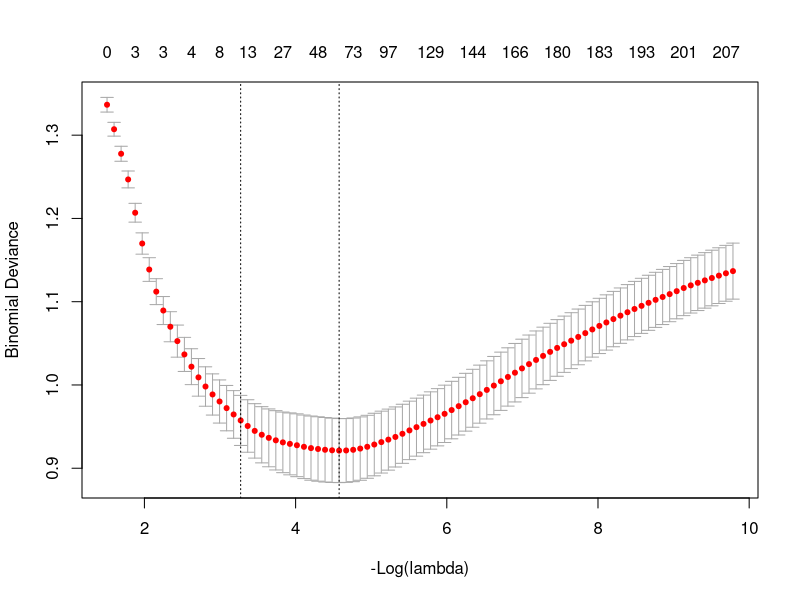
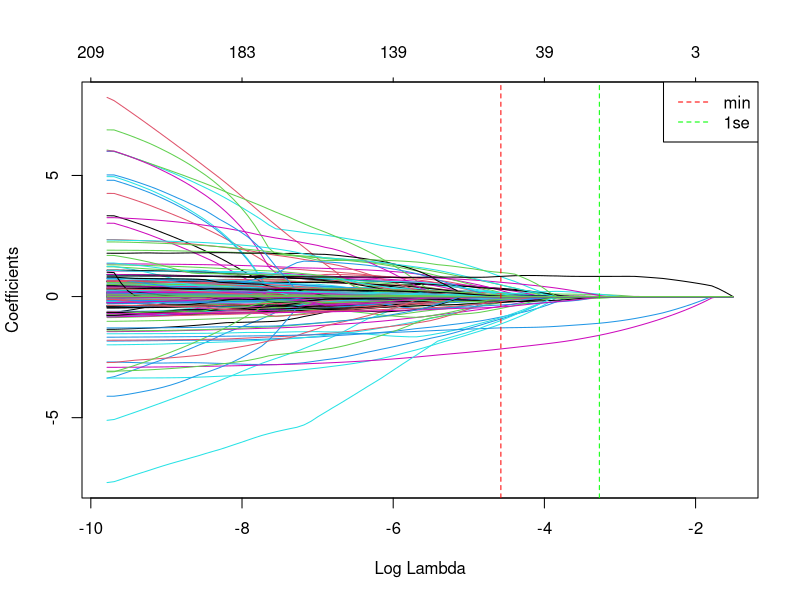

Here is the R script that generated these plots, in order:
## ---- chunk 1
knitr::opts_chunk$set(eval = FALSE)
## ---- chunk 2
library(dplyr)
library(caret)
library(glmnet)
## ---- chunk 3
STCdata_A<-read.csv('travelData.csv')
STCdata_A<-STCdata_A[,-1]
## ---- chunk 4
str(STCdata_A)
## ---- chunk 5
n_distinct(STCdata_A$From.Grade, na.rm = FALSE)   ## n_distinct is a function from dplyr package
## ---- chunk 6
STCdata_A <- mutate_at(STCdata_A, vars(From.Grade), as.factor)
## ---- chunk 7
str( STCdata_A$From.Grade )
## ---- chunk 8
( unique.per.column <- sapply( dplyr::select_if(STCdata_A, is.numeric), n_distinct ) )
## ---- chunk 9
( column.names.to.factor <- names(unique.per.column)[unique.per.column < 15] )
## ---- chunk 10
STCdata_A <- mutate_at(STCdata_A, column.names.to.factor, as.factor)
## ---- chunk 11
date.columns = c('Departure.Date', 'Return.Date', 'Deposit.Date', 'Early.RPL', 'Latest.RPL', 
                 'Initial.System.Date', 'FirstMeeting', 'LastMeeting')
STCdata_A <- mutate_at(STCdata_A, date.columns, function(x) as.Date(x, format = "%m/%d/%Y"))
## ---- chunk 12
STCdata_A <- mutate_if(STCdata_A, is.character, as.factor)
## ---- chunk 13
str(STCdata_A)
## ---- chunk 14
sapply(STCdata_A, function(x) sum(is.na(x)))
## ---- chunk 15
# Create a custom function to fix missing values ("NAs") and 
# preserve the NA info as surrogate variables
fixNAs <- function(data_frame){
  # Define reactions to NAs
  integer_reac <- 0
  factor_reac <- "FIXED_NA"
  character_reac <- "FIXED_NA"
  date_reac <- as.Date("1900-01-01")
  
  # Loop through columns in the data frame 
  # and depending on which class the
  # variable is, apply the defined reaction and 
  # create a surrogate
  
  for (i in 1:ncol(data_frame)) {
    if (class(data_frame[,i]) %in% c("numeric","integer")) {
      if (any(is.na(data_frame[,i]))) {
        data_frame[,paste0(colnames(data_frame)[i],"_surrogate")] <-
          as.factor(ifelse(is.na(data_frame[,i]),"1","0"))
        data_frame[is.na(data_frame[,i]), i] <- integer_reac
      }
    } else
      if (class(data_frame[,i]) %in% c("factor")) {
        if (any(is.na(data_frame[,i]))){
          data_frame[,i]<-as.character(data_frame[,i])
          data_frame[,paste0(colnames(data_frame)[i],"_surrogate")] <-
            as.factor(ifelse(is.na(data_frame[,i]),"1","0"))
          data_frame[is.na(data_frame[,i]),i]<-factor_reac
          data_frame[,i]<-as.factor(data_frame[,i])
        }
      } else {
        if (class(data_frame[,i]) %in% c("character")) {
          if (any(is.na(data_frame[,i]))){
            data_frame[,paste0(colnames(data_frame)[i],"_surrogate")]<-
              as.factor(ifelse(is.na(data_frame[,i]),"1","0"))
            data_frame[is.na(data_frame[,i]),i]<-character_reac
          }
        } else {
          if (class(data_frame[,i]) %in% c("Date")) {
            if (any(is.na(data_frame[,i]))){
              data_frame[,paste0(colnames(data_frame)[i],"_surrogate")]<-
                as.factor(ifelse(is.na(data_frame[,i]),"1","0"))
              data_frame[is.na(data_frame[,i]),i]<-date_reac
            }
          }
        }
      }
  }
  
  return(data_frame)
}
## ---- chunk 16
STCdata_A<-fixNAs(STCdata_A)
## ---- chunk 17
any( sapply(STCdata_A, function(x) sum(is.na(x))) > 0)
## ---- chunk 18
table(STCdata_A$Group.State)
## ---- chunk 19
combinerarecategories<-function(data_frame,mincount){
  for (i in 1:ncol(data_frame)) {
    a<-data_frame[,i]
    replace <- names(which(table(a) < mincount))
    levels(a)[levels(a) %in% replace] <-
      paste("Other", colnames(data_frame)[i], sep=".")
    data_frame[,i]<-a 
  }
  return(data_frame) 
}
## ---- chunk 20
STCdata_A<-combinerarecategories(STCdata_A,10) 
## ---- chunk 21
table(STCdata_A$Group.State)
## ---- chunk 22
# set a random number generation seed to 
# ensure that the split is the same every time
set.seed(233) 

inTrain <- createDataPartition(
  y = STCdata_A$Retained.in.2012.,
  p = 1888/2389, 
  list = FALSE)
df.train <- STCdata_A[ inTrain,]
df.test <- STCdata_A[ -inTrain, ]
## ---- chunk 23
print('Training set proportion:')
table(df.train$Retained.in.2012.) / nrow(df.train)
print('Test set proportion:')
table(df.test$Retained.in.2012.) / nrow(df.test)
## ---- chunk 24
lgfit.all <- glm(Retained.in.2012.~ ., 
                 data=df.train, 
                 family="binomial")
summary(lgfit.all)
## ---- chunk 25
# Start from a null model with intercept only, and add one covarite at a time until maximum BIC.
lgfit.null <- glm(Retained.in.2012.~ 1, 
                 data=df.train, family="binomial")

lgfit.selected <- step(lgfit.null,                  # the starting model for our search
                       scope=formula(lgfit.all),    # the largest possible model that we will consider.
                       direction="forward", 
                       k=log(nrow(df.train)),       # by default step() uses AIC, but by
                                                    # multiplying log(n) on the penalty, we get BIC.
                                                    # See ?step -> Arguments -> k
                       trace=1)
## ---- chunk 26
summary(lgfit.selected)
## ---- chunk 27
phat.lgfit.selected <- predict(lgfit.selected, 
                               newdata = df.test,
                               type = "response")
## ---- chunk 28
X <- model.matrix(formula(lgfit.all), STCdata_A)
#need to subtract the intercept
X <- X[,-1]

X.train = X[ inTrain, ]
X.test = X[ -inTrain, ]
## ---- chunk 29
cv.l1.lgfit <- cv.glmnet(
  x       = X.train, 
  y       = df.train$Retained.in.2012.,
  family  = "binomial", 
  alpha   = 1,   #alpha=0 gives ridge regression
  nfolds  = 5)
## ---- chunk 30
plot(cv.l1.lgfit, sign.lambda=-1)
## ---- chunk 31
glmnet.fit <- cv.l1.lgfit$glmnet.fit
plot(glmnet.fit, xvar = "lambda")
abline(v = log(cv.l1.lgfit$lambda.min), lty=2, col="red")
abline(v = log(cv.l1.lgfit$lambda.1se), lty=2, col="green")
legend("topright", legend=c("min", "1se"), lty=2, col=c("red", "green"))
## ---- chunk 32
betas <- coef(cv.l1.lgfit, s = "lambda.1se")
model.1se <- which(betas[2:length(betas)]!=0)
colnames(X[,model.1se])
## ---- chunk 33
phat.l1.lgfit <- predict(glmnet.fit,
                         newx = X.test,
                         s = cv.l1.lgfit$lambda.1se,
                         type = "response")
## ---- chunk 34
  # Function to plot a profit curve
  #
  # Inputs:
  #  - benefitTP(FN/FP/TN): the net benefit for a true positive (false negative,...)
  #      which is positive for a gain, and negative for a loss
  #  - y: vector of true labels, which has to be labeled as "0" and "1"
  #  - phat: vector of predicted probabilities
  # Outputs:
  #    the function returns the profit curve
  
  ProfitCurve <- function(benefitTP, benefitFN, benefitFP, benefitTN, y, phat){
    
    if(length(y) != length(phat)) stop("Length of y and phat not identical")
    if(length(levels(y))!=2 | levels(y)[1]!="0" | levels(y)[2]!="1")
      stop("y should be a vector of factors, only with levels 0 and 1")
    
    n <- length(y)
    df <- data.frame(y, phat)
    # Order phat so that we can pick the k highest groups for promotion
    df <- df[order(df[,2], decreasing = T),]
    TP <- 0; FP <- 0; FN <- table(y)[2]; TN <- table(y)[1]
    
    # Initializing the x and y coordinates of the plot
    ratio.vec <- seq(0,n)/n
    profit.vec <- rep(0,n+1)
    profit.vec[1] <- FN * benefitFN + TN * benefitTN
    
    for(k in 1:n){ # k is the number of groups classified as "YES"
      # In every round, we are picking one more group for promotion.
      # If this group was ratained (positive), then in this round, it is classified
      # as a "YES" instead of "NO" before. The confusion matrix is updated each round
      # with one more TP, and one less FN. It's similar when the group was not ratained.
      if(df[k,1]=="1"){TP <- TP + 1; FN <- FN - 1}
      else{FP <- FP + 1; TN <- TN - 1}
      #print(paste(TP, FP, TP-FP, benefitTP, benefitFP))
      profit.vec[k+1] <- TP*benefitTP + FP*benefitFP + FN*benefitFN + TN*benefitTN
    }
    
    plt <- plot(ratio.vec, profit.vec, type="l", lwd=2, col=4, main="Profit Curve",
                xlab="Percentage of Targetted Groups", ylab="Profit")
    abline(b=(profit.vec[n+1]-profit.vec[1]), a=profit.vec[1], lty=2) #Random guess
    return(plt)
  }
## ---- chunk 35
   STCdata_A <- read.csv('travelData.csv')
   STCdata_B <- read.csv('travelData_supplement.csv')
   STCdata_merged = merge(STCdata_A, STCdata_B, by = 'ID')
   STCdata_merged <- STCdata_merged[,-1]
